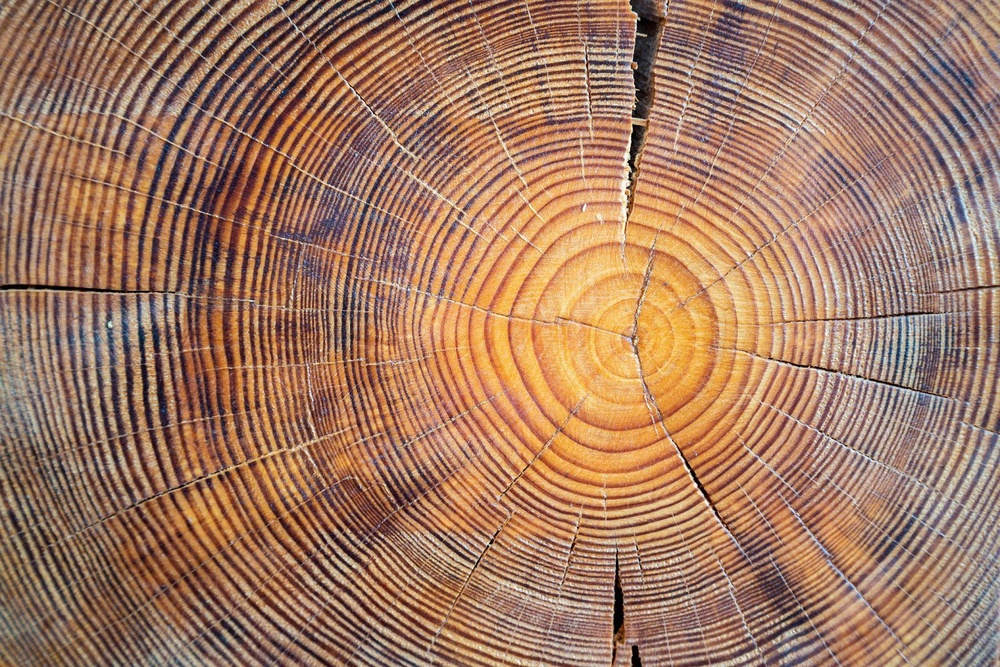
#> input picture class_exercises/external_examples/cut_tree.jpg, 1000 x 667 px, shrunk from 1600 x 1067 before the run
$ python -i medicion.py   (imports and definitions only)
#> lines starting #> are read from the running program, lines starting #| are printed output that depends on the picture
from time import *
import sys
from tkinter import *
#import Tkinter
from PIL import Image, ImageTk, ImageDraw
import random
import math
from math import pi

def ventana(foto,ancho,alto,titulo):# creacion de  ventana de grises
    x=0#Cordenadas de posicion de la ventana
    y=0
    ventana= Tkinter.Tk()#Creacion de ventana
    ventana.title(titulo)#Titulo de ventana
    ventana.geometry("%dx%d+%d+%d" % (ancho,alto,x,y))#Tamano y posicio
    tkimage=ImageTk.PhotoImage(foto)#Se convierte la imagen en un objeto tk
    Tkinter.Label(ventana,image=tkimage).pack()#Colocar imagen en venta
    ventana.mainloop()

def convolucion(foto,ancho,alto):
    #t_in=time()
    gx=[]
    gy=[]
    magnitud=[]
    Gx=([-1,0,1],[-2,0,2],[-1,0,1])#Formulas Convolucion
    Gy=([1,2,1],[0,0,0],[-1,-2,-1])
    pixeles=foto.load()
    for i in range(alto):
        gx.append([])
        gy.append([])
        for j in range(ancho):
            sumx=0
            sumy=0
            for x in range(len(Gx[0])):
                for y in range(len(Gy[0])):
                    try:
                        sumx +=(pixeles[j+y,i+x][0]*Gx[x][y])
                        sumy +=(pixeles[j+y,i+x][0]*Gy[x][y])
                    except:
                        pass
                    Gradiente_Horizontal=pow(sumx,2)#Formulas para obtener el gradiente
                    Gradiente_Vertical=pow(sumy,2)
                    Magnitud=int(math.sqrt(Gradiente_Horizontal+Gradiente_Vertical))
                    gx[i].append(sumx)
                    gy[i].append(sumy)
                    pixeles[j,i]=(Magnitud,Magnitud,Magnitud)
    #t_fi=time()
    #tot=t_fi-t_in
    #print("Tiempo bordes:"+str(tot)+"segundos")
    return foto,gx,gy

def filtro(foto,ancho,alto):#Funcion para realiza el filtrado
    #t_in=time()
    pixeles=foto.load() #Cargar imagen
    for i in range(ancho):#Se recogrre la imagen
        for j in range(alto):
            con=0#Contador
            promedio=0
            (r,g,b)=foto.getpixel((i,j))
            try:
                if(pixeles[i+1,j]):#Vecinos derecho
                    promedio+=pixeles[i+1,j][0]
                    con+=1
            except:
                pass
            try:
                if(pixeles[i-1,j]):#Vecino izq
                    promedio+=pixeles[i-1,j][0]
                    con+=1
            except:
                pass
            try:
                if(pixeles[i,j+1]):#Vecino arriba
                    promedio+=pixeles[i,j+1][0]
                    con+=1
            except:
                pass
            try:
                if(pixeles[i,j-1]):#Vecino abajo
                    promedio+=pixeles[i,j-1][0]
                    con+=1
            except:
                pass
            Total=int(promedio/con) #Promedio entre vecinos disponibles
            pixeles[i,j]=(Total,Total,Total)
    #t_fi=time()
    #tot=t_fi-t_in
    #print("Tiempo de filtro:"+str(tot)+"segundos")
    return foto

def binarizacion(foto,ancho,alto):
    x=194
    print("Valor maximo binarizacion:"+str(x))
    pixeles=foto.load()
    for i in range(ancho):
        for j in range(alto):
            (r,g,b)=foto.getpixel((i,j))
            promedio=int((r+g+b)/3)
            if promedio > x:
                pixeles[i,j]=(255,255,255)
            else:
                pixeles[i,j]=(0,0,0)
    return foto

def formas(foto,ancho,alto):
    centro=[]
    contador=[]
    colores=[]
    figuras=[]
    pixeles=foto.load()#Cargar imagen
    radius = []
    coors = []
    for i in range(ancho):#Recorrer imagen
        for j in range (alto):
            if pixeles[i,j]==(0,0,0):#Si el pixel actual es negro
                col1=random.randint(0,255)
                col2=random.randint(0,255)#Se genera un color random
                col3=random.randint(0,255)
                r,g,b=(col1,col2,col3)
                cont,color,centro1,centro2,cordenadas,actual=bfs(foto,(i,j),(r,g,b),ancho,alto)#Se llama al bfs
                contador.append(cont)#Se agrega a la cadena contador el numero de pixeles sumados en el recorrido anterior
                colores.append(color)#Se agrega el color que se uso en el recorrido pasado
                try:
                    centros=((sum(centro1)/float(len(centro1)),sum(centro2)/float(len(centro2))))#Formula para obtener los centros
                    centro.append(centros)
                    figura,x1,y1 = circulos(foto,actual,centros,cont,color)#figura es color, radio es del punto actual(x1,y1) al centro
                    coors.append(x1,y1)
                    for i in range(ancho):
                        for j in range(alto):
                            if pixeles[i,j]==figura:
                                pixeles[i,j]=(0,0,255)
                except:
                    pass
    maximo=contador.index(max(contador))#Se obtiene el valor mas alto de la cadena contador
    gris=colores[maximo]#Se obtiene el color usado en el valor mas alto del contador
    for i in range(ancho):#Recorrer imagen para repintar el area mas grande por gris
        for j in range(alto):
            if pixeles[i,j]==gris:
                       pixeles[i,j]=(81,81,81)
    draw=ImageDraw.Draw(foto)#Pintamos un circulo en cada uno de los centros que se almacenaron en la lista centro
    for i,recor in enumerate(centro):
        draw.ellipse((recor[0]-2,recor[1]-2,recor[0]+2,recor[1]+2),fill=(0,0,0))
        #etiqueta = Label(text=i)#Se coloca la etiqueta de la figura
        #etiqueta.place(x = recor[0]+16,y = recor[1])

    return foto

def bfs(foto,actual,color,ancho,alto):
    pixeles=foto.load()
    con=0
    cola=[]#Se crea la cola
    cordenadas=[]
    centro_i=[]
    centro_j=[]
    puntos=[]
    cola.append(actual)#Se agrega el valor actual a la cola
    act=actual
    partida=pixeles[actual]#punto de partida
    #print(actual)
    while len(cola)>0:#Mientras existan valores en la cola hacer...
        (x,y)=cola.pop(0)#Removemos el valor de la cola
        actual=pixeles[x,y]#actual toma el valor de la cola
        if actual==partida or actual ==color:#Si el pixel actual es igual al punto de partida o color

            try:
                if (pixeles[x-1,y]):#Revisar vecino izq
                    if (pixeles[x-1,y]==partida):#Si rgb de vecino izq es igual a punto de partida
                        pixeles[x-1,y]=color#Pintar pixel de color
                        cola.append((x-1,y))#Y agregar a cola
                        con+=1
                        centro_i.append((x-1))#Agregar a lista para obtener los centros
                        centro_j.append((y))
                        cordenadas.append((x-1,y))
            except:
                pass

            try:
                if (pixeles[x+1,y]):#Revisar vecino der
                    if (pixeles[x+1,y]==partida):#Lo mismo vecino der
                        pixeles[x+1,y]=color
                        cola.append((x+1,y))
                        con+=1
                        centro_i.append((x+1))
                        centro_j.append((y))
                        cordenadas.append((x+1,y))
            except:
                pass
            try:
                if (pixeles[x,y-1]):#Revisar vecino abajo
                    if (pixeles[x,y-1]==partida):#Lo mismo vecino abajo
                        pixeles[x,y-1]=color
                        cola.append((x,y-1))
                        con+=1
                        centro_i.append((x))
                        centro_j.append((y-1))
                        cordenadas.append((x,y-1))

            except:
                pass

            try:
                if (pixeles[x,y+1]):#Revisar vecino arriba
                    if (pixeles[x,y+1]==partida):#Lo mismo vecino arriba
                        pixeles[x,y+1]=color
                        cola.append((x,y+1))
                        con+=1
                        centro_i.append((x))
                        centro_j.append((y+1))
                        cordenadas.append((x,y+1))
            except:
                pass

    return con,color,centro_i,centro_j,cordenadas,act

def umbral(foto,ancho,alto):#Funcion para generar la imagen umbral
    minimo=100#valores para usar en el umbral
    maximo=150
    print("Valor minimo: "+str(minimo))
    print("Valor maximo: "+str(maximo))
    pixeles=foto.load()#cargar la imagen
    for i in range(ancho):#Se recorre los pixeles de la imagen
        for a in range(alto):
            (r,g,b)=foto.getpixel((i,a))
            promedio=int((r+g+b)/3)#Obtenemos el promedio de cada pixel
            if promedio <minimo: #Se hace la comparacion con los valores
                promedio=0
            if promedio >=maximo:
                promedio=255
            pixeles[i,a]=(promedio,promedio,promedio)#Se sustituye el valor de rgb segun sea
    return foto

def escala(foto,ancho,alto):#Creacion de imagen con escala de grises
    pixeles=foto.load()#Proceso igual que el del umbral pero sin las comparaciones
    for i in range(ancho):
        for a in range(alto):
            (r,g,b)=foto.getpixel((i,a))
            promedio=int((r+g+b)/3)
            pixeles[i,a]=(promedio,promedio,promedio)
    return foto

def circulos(foto,actual,centro,cont,color):
    #print("------------------------------")
    x1,y1=actual # inicio
    x2,y2=centro #centro
    #print(x1)
    #print(x2)

    print("centros de inicio:"+str(actual))
    print("Centro:"+str(centro))
    area=cont
    #print("Diametro de figura en revision:"+str(area))
    radio=math.sqrt((x2-x1)**2+(y2-y1)**2)
    print(radio)
    final = radio*2 #diametro

    print("Radio circulo detectado:"+str(radio))
    comprobar_area=(pi*(radio**2))
    print("Area circulo detectado:"+str(comprobar_area))
    if(comprobar_area-500)<area<(comprobar_area+500):
        print("Es un circulo")
        draw= ImageDraw.Draw(foto)
        draw.ellipse((x1-radio,y1-radio,x1+radio,y1+radio),outline = (255,0,0))
        return color,x1,y1 #regresa en figura
    else:
        print("No es un circulo")
        draw= ImageDraw.Draw(foto)
        draw.ellipse((x1-radio,y1-radio,x1+radio,y1+radio),outline = (255,0,0))

def comparar(foto,ancho,alto):
    pixeles = foto.load()
    figuraA=[]
    contador = []
    colores = []
    for i in range(ancho):
        for j in range(alto):
                if pixeles[i,j] ==(255,255,255):
                    col1=random.randint(0,255)
                    col2=random.randint(0, 255)#Se genera un color random
                    col3=random.randint(0,255)
                    r,g,b=(col1,col2,col3)
                    cont,color,centro1,centro2,cordenadas,actual=bfs(foto,(i,j),(r,g,b),ancho,alto)
                    contador.append(cont)#Se agrega a la cadena contador el numero de pixeles sumados en el recorrido anterior
                    colores.append(color)#Se agrega el color que se uso en el recorrido pasado
    #print(contador)
    maximo=contador.index(max(contador))
    gris = colores[maximo]
    for j in range(alto):
        if pixeles[i,j]==gris:
            pixeles[i,j] = (81,81,81)
    return foto

def main():
    img= str(input('Nombre de imagen: '))#Pedir imagen
#> the answer given: ../../class_exercises/external_examples/cut_tree.jpg
    foto=Image.open(img)#Abrir la imagen
#> foto is the input picture: PIL image 1000x667 RGB; mean R, G, B 162.7, 122.2, 98.5
    ancho,alto=foto.size
#> ancho = 1000; alto = 667
    escalada=escala(foto,ancho,alto)
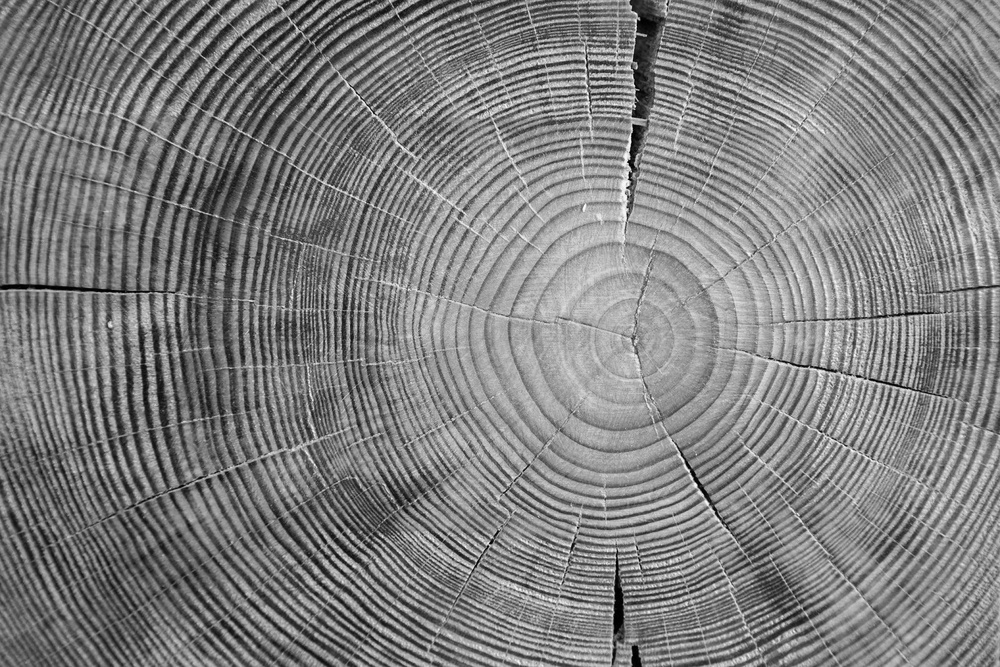
#> escalada: PIL image 1000x667 RGB; min 0, max 252, mean 127.5
    escalada.save('escala.jpg')
    #titulo="Escala de grises"
    foto=Image.open(img)
    umbrales=umbral(foto,ancho,alto)
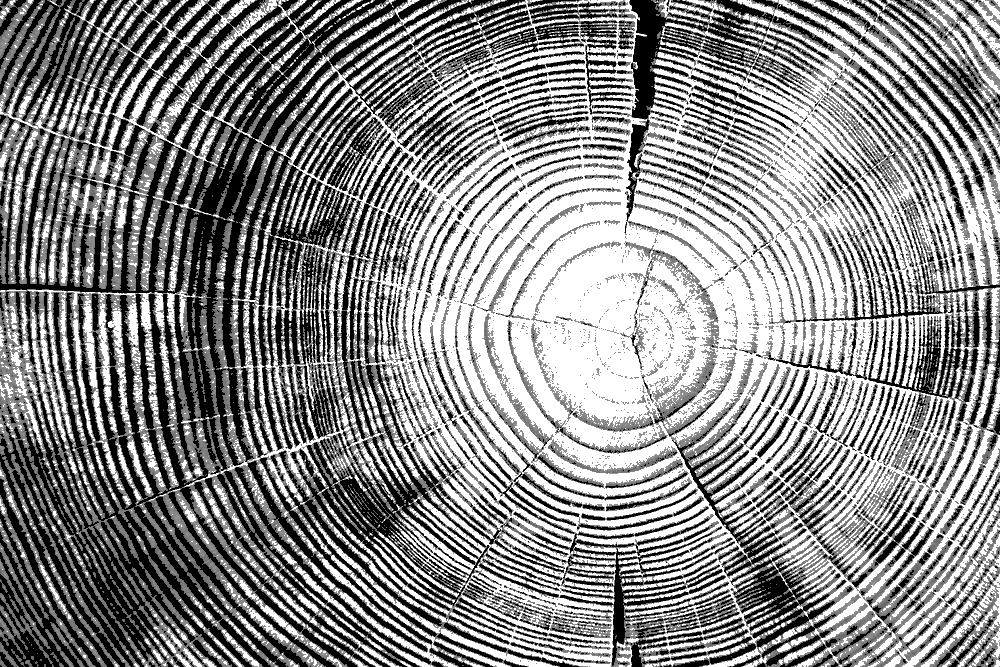
#> umbrales: PIL image 1000x667 RGB; min 0, max 255, mean 138.5
    umbrales.save('umbral.jpg')
    #titulo="Umbrales"
    #ventana(umbrales,ancho,alto,titulo)
    foto=Image.open('escala.jpg')
    filtrada=filtro(escalada,ancho,alto)
    filtrada.save('filtro.jpg')
    #titulo="Filtro"
    #ventana(filtrada,ancho,alto,titulo)
    bordes,gx,gy=convolucion(filtrada,ancho,alto)
#> after the loop in convolucion, `for i in range(alto):`: gx = 667 items
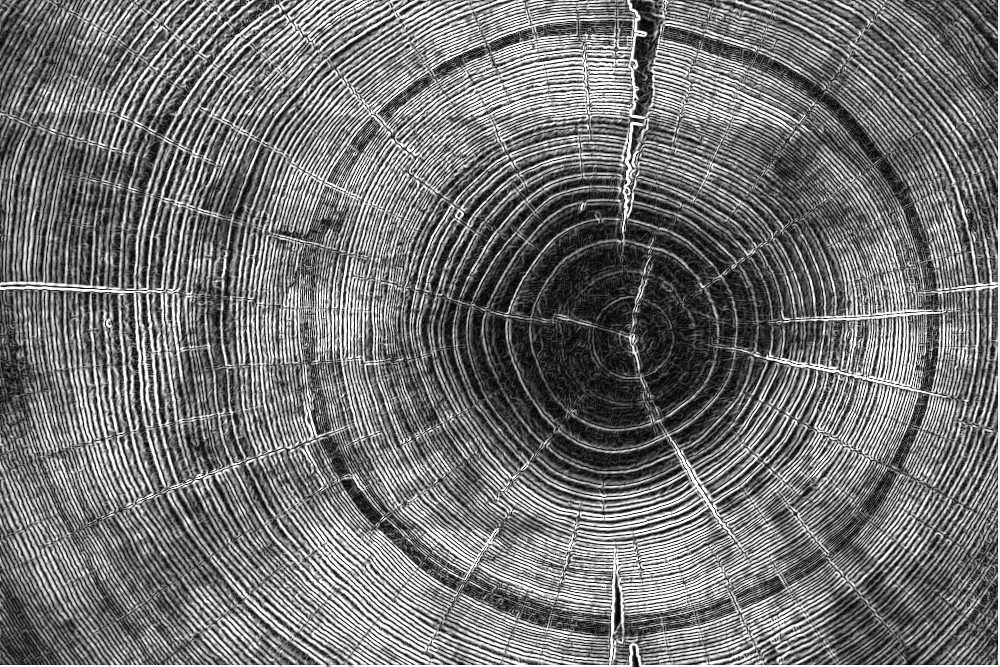
#> bordes: PIL image 1000x667 RGB; min 0, max 255, mean 114.4
#> gx = 667 items; gy = 667 items
    bordes.save('Convolucion.jpg')
    #titulo="Convolucion_Bordes"
    bordes=Image.open('Convolucion.jpg')
    binaria=binarizacion(bordes,ancho,alto)
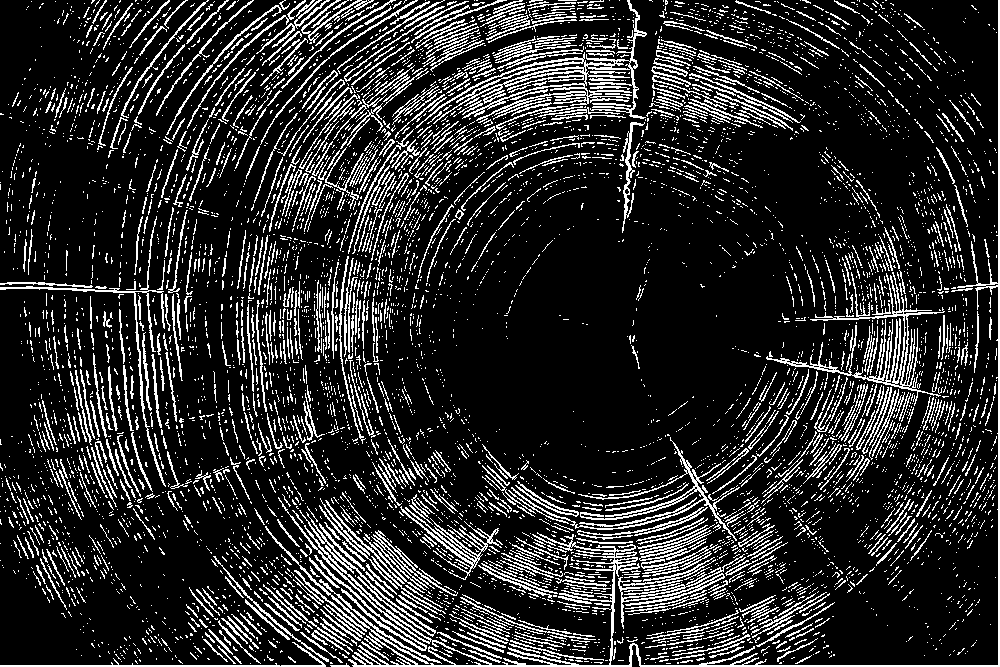
#> binaria: PIL image 1000x667 RGB; 16.6% white in thin lines or dots
    binaria.save('Binarizacion.jpg')
    #titulo="Binarizacion"
    #ventana(binaria,ancho,alto,titulo)
    form=formas(binaria,ancho,alto)
#> the loop in formas, `for i in range(ancho):#Recorrer imagen` made 1000 passes
#> after the loop in formas, `for i in range(ancho):#Recorrer imagen`:
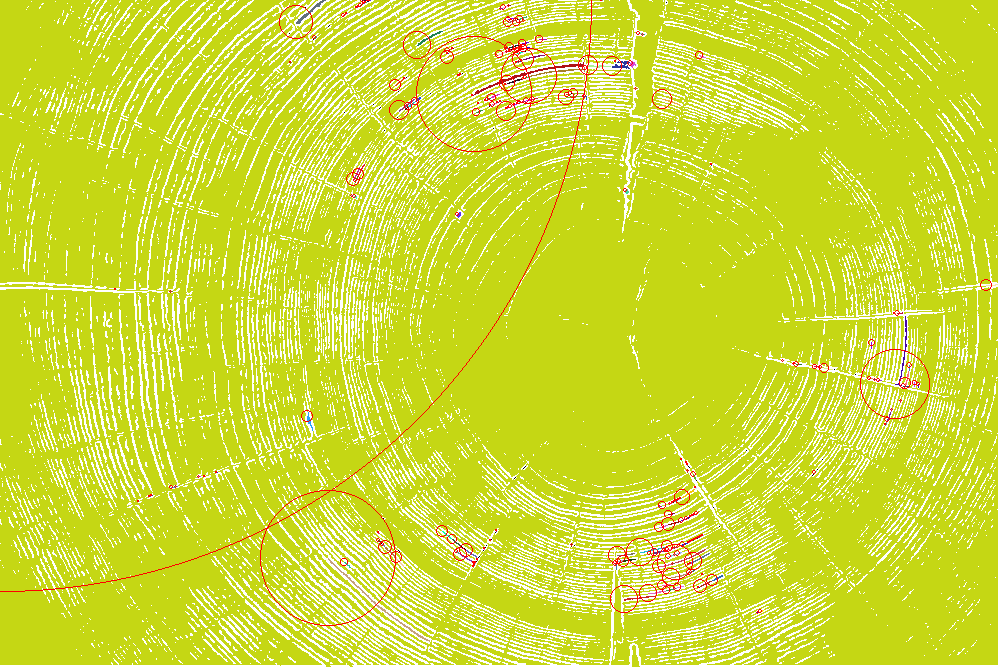
#> foto: PIL image 1000x667 RGB; mean R, G, B 206.7, 219.6, 58.4
#> after the loop in formas, `for i in range(ancho):#Recorrer imagen`: centro = 229 pairs, first value 115.5 to 991.8, second value 0 to 612; colores = 291 items, first 6: (197, 215, 20), (132, 248, 207), (155, 244, 183), (111, 71, 144), (71, 48, 128), (75, 158, 50); contador = 291 values, max 553888 at index 0, min 0 at index 11, mean 1912.3; coors = []
#> in formas, `maximo=contador.index(max(contador))#Se obtiene el valor mas alto de l..`: maximo = 0
#> in formas, `gris=colores[maximo]#Se obtiene el color usado en el valor mas alto de..`: gris = (197, 215, 20)
#> in formas, `draw=ImageDraw.Draw(foto)#Pintamos un circulo en cada uno de los centr..`:
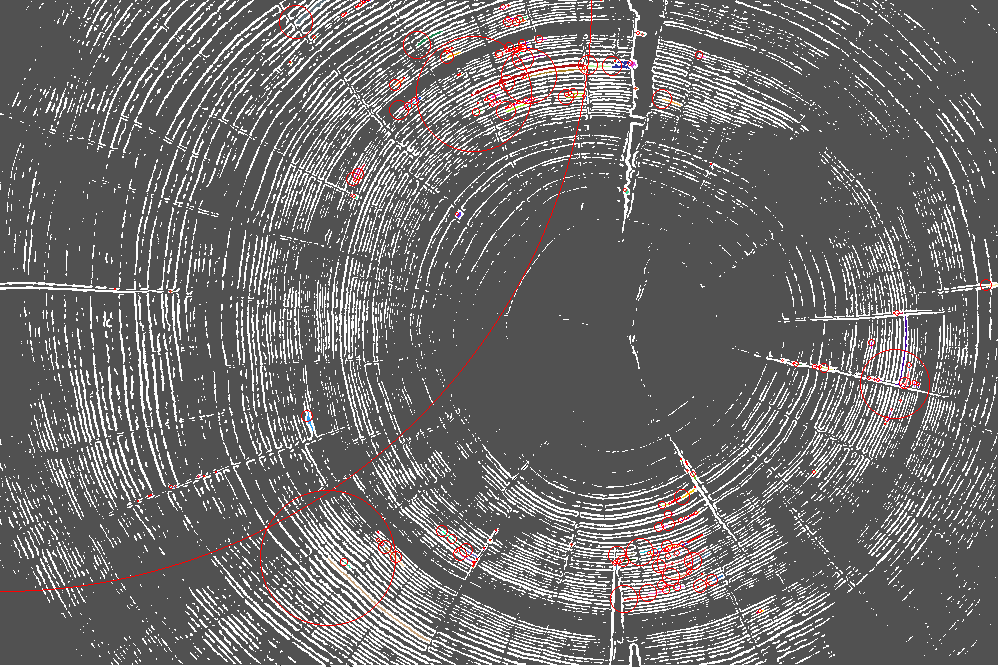
#> foto: PIL image 1000x667 RGB; mean R, G, B 110.8, 108.8, 108.8
#> the loop in formas, `for i,recor in enumerate(centro):` made 229 passes
#> recor on passes 1 to 3: (500.7, 315.8), (115.5, 289), (138.5, 501)
    form.save('Formas.jpg')
    #titulo="FormasyAreas"
    compara = comparar(form,ancho,alto)
#> after the loop in comparar, `for i in range(ancho):`:
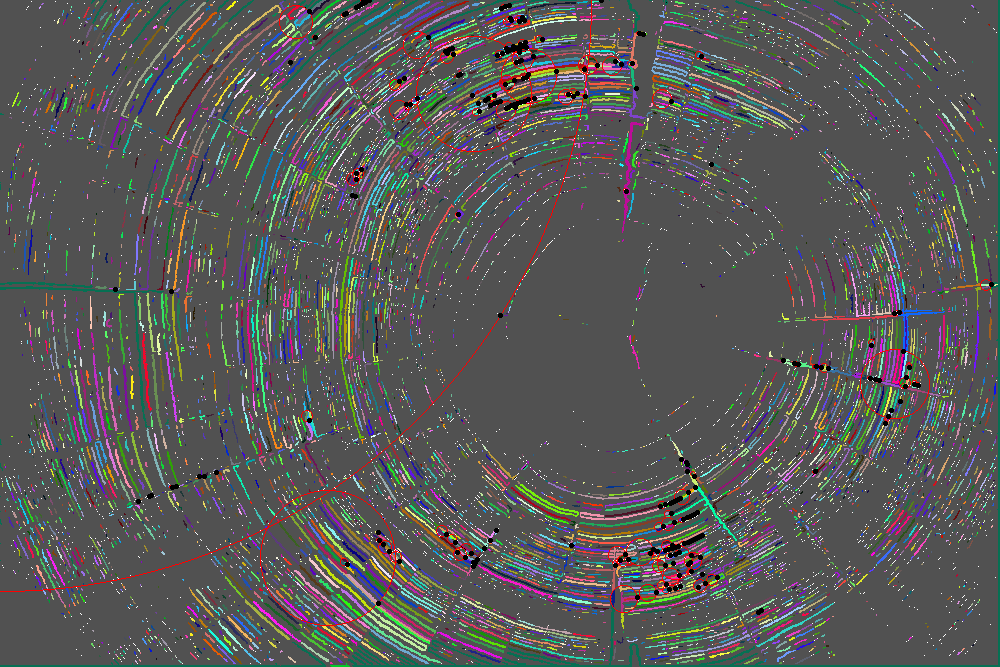
#> foto: PIL image 1000x667 RGB; mean R, G, B 88.7, 88.5, 88.1
    compara.save("final.jpg")
# [1 line not run here, left out]

>>> result = main()
